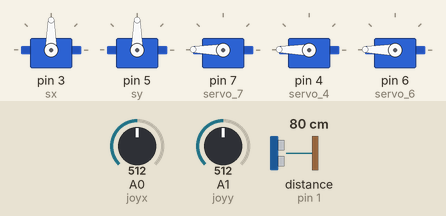
The sketch below on a simulated Arduino Uno, built with avr-gcc and run on an emulated ATmega328P. Shown: 5 × servo. The inputs (shaded band) are chosen by the test bench; at power-on: distance to the obstacle (sensor on pin 1) 80 cm, A0 (joyx) = 512, A1 (joyy) = 512. The echo pulse lasts 58.3 µs per cm; random numbers use the default seed unless the sketch sets one.

Above: at 1.2 s.
1.3 s: distance to the obstacle (sensor on pin 1) set to 11 cm
2.8 s: distance to the obstacle (sensor on pin 1) set to 8 cm
At 3.6 s:
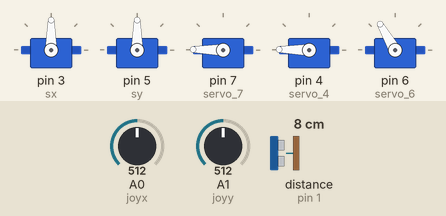
5.8 s: A0 (joyx) set to 716
At 6.6 s:
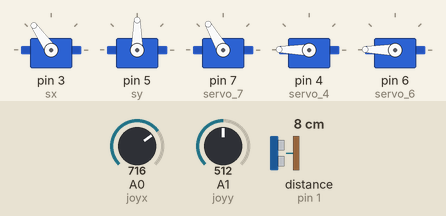
8.8 s: A1 (joyy) set to 716
At 9.6 s:
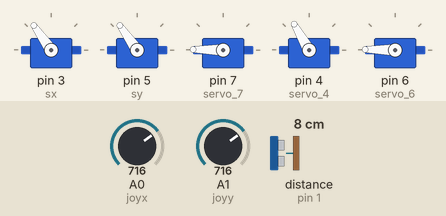
11.8 s: A0 (joyx) set to 900
At 12.7 s:
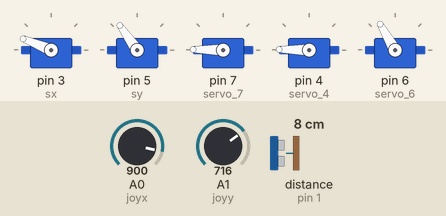
14.8 s: A1 (joyy) set to 900
At 15.4 s:
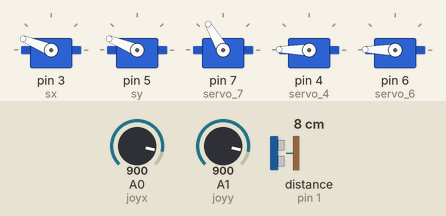
Timing chart, 0 to 18.8 s (numbered marks = the images above; inputs shaded):
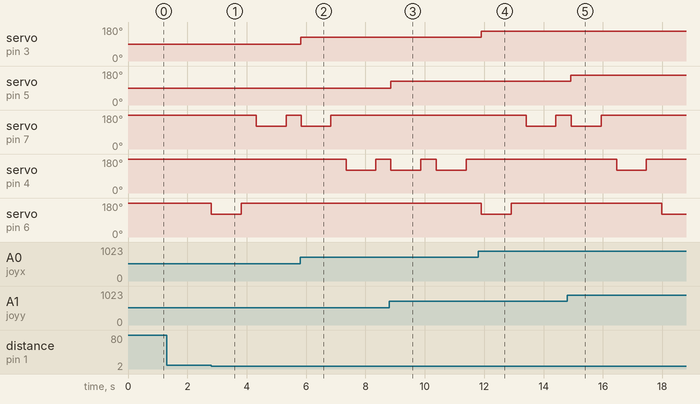

The sketch:

ROCK_PAPER_SCISSOR_plus_MAZE.ino
```cpp
#include <Servo.h>
Servo sx;
Servo sy;//defining our servos for maze game
//defining joystick pins
int joyx=A0;
int joyy=A1;
int joyval;//variable to read value from analog pins

float checkdistance_0_1()//function for the detection of hands by ultrasonic sensor
{
digitalWrite(0, LOW);
delayMicroseconds(2);
digitalWrite(0, HIGH);
delayMicroseconds(10);
digitalWrite(0, LOW);
float distance = pulseIn(1, HIGH) / 58.00;
delay(10);
return distance;
}
Servo servo_7;
Servo servo_4;
Servo servo_6;//three servos for rock ,paper and scissor
volatile long  A;//variable for choosing random servo motor

void setup()
{

sx.attach(3);//attaching digital pins
sy.attach(5);
pinMode(0, OUTPUT);
pinMode(1, INPUT);
servo_7.attach(7);    // rock
servo_4.attach(4);    // paper
servo_6.attach(6);     // scissor
servo_7.write(179);
servo_4.write(179);
servo_6.write(179);
Serial.begin(9600);
}


void loop()
{
  //code for maze game
   //read the value of joystick (between 0 to 1023)
  joyval=analogRead(joyx);
  joyval=map(joyval,0,1023,0,180);
  sx.write(joyval);//set the servo position according to the joystick value
  joyval=analogRead(joyy);
  joyval=map(joyval,0,1023,0,180);
  sy.write(joyval);
//  delay(15);
  //code for rock paper scissor game
if (checkdistance_0_1() < 10)//getting input from ultrasonic sensor
{
A = random(0, 4);//randomly choosing one of the servo motors
switch (A) {
case 1:
servo_7.write(120);
delay(1000);
servo_7.write(179);
delay(500);
break;
case 2:
servo_4.write(120);
delay(1000);
servo_4.write(179);
delay(500);
break;
case 3:
servo_6.write(120);
delay(1000);
servo_6.write(179);
delay(500);
break;
}
}
}
```

Measured:
- the behaviour switches between 10 and 9 cm on distance to the obstacle (sensor on pin 1) (found by bisection; images 0 and 1)
- after the input at 1.3 s, every drawn part: stays the same
- after the input at 2.8 s, servo on pin 7 (servo_7): 179° → 120° after 1.5 s, → 179° 1.0 s later; servo on pin 6 (servo_6): 179° → 120° at once, → 179° 1.0 s later
- after the input at 5.8 s, servo on pin 3 (sx): 90° → 125° at once
- after the input at 8.8 s, servo on pin 5 (sy): 90° → 125° after 0.05 s
- after the input at 11.8 s, servo on pin 3 (sx): 125° → 158° after 0.09 s
- after the input at 14.8 s, servo on pin 5 (sy): 125° → 158° after 0.12 s
